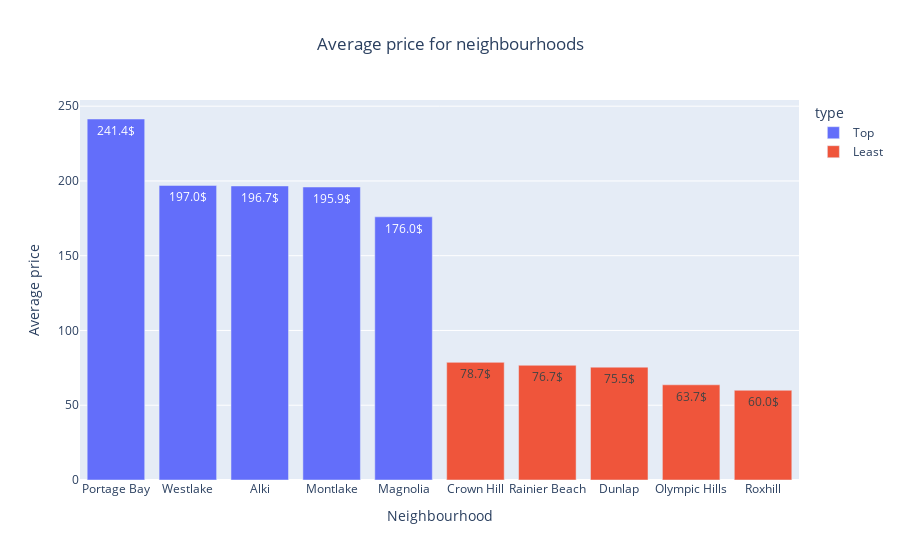

The notebook cell saved with this chart:
### Code cell
# select top and least 5 and concatenate them
top = price_nb.iloc[:5].copy()
top['type'] = 'Top'

less = price_nb.iloc[-5:].copy()
less['type'] = 'Least'

both = top.append(less)

fig = ex.bar(both, x='neighbourhood', y='price2', title='Average price for neighbourhoods', color='type', text=both['price2'].round(1).astype(str)+'$')
fig.update_layout(title_x=0.5, xaxis_title='Neighbourhood', yaxis_title='Average price')
fig

### Figure 1 — Plotly figure (JSON) as saved in the notebook; plotly's stock layout.template omitted (floating-point values rounded to 4 significant figures)
{"data": [{"alignmentgroup": "True", "hovertemplate": "type=Top<br>neighbourhood=%{x}<br>price2=%{y}<br>text=%{text}<extra></extra>", "legendgroup": "Top", "marker": {"color": "#636efa", "pattern": {"shape": ""}}, "name": "Top", "offsetgroup": "Top", "orientation": "v", "showlegend": true, "text": ["241.4$", "197.0$", "196.7$", "195.9$", "176.0$"], "textposition": "auto", "type": "bar", "x": ["Portage Bay", "Westlake", "Alki", "Montlake", "Magnolia"], "xaxis": "x", "y": [241.4, 197, 196.7, 195.9, 176], "yaxis": "y"}, {"alignmentgroup": "True", "hovertemplate": "type=Least<br>neighbourhood=%{x}<br>price2=%{y}<br>text=%{text}<extra></extra>", "legendgroup": "Least", "marker": {"color": "#EF553B", "pattern": {"shape": ""}}, "name": "Least", "offsetgroup": "Least", "orientation": "v", "showlegend": true, "text": ["78.7$", "76.7$", "75.5$", "63.7$", "60.0$"], "textposition": "auto", "type": "bar", "x": ["Crown Hill", "Rainier Beach", "Dunlap", "Olympic Hills", "Roxhill"], "xaxis": "x", "y": [78.67, 76.72, 75.46, 63.67, 60], "yaxis": "y"}], "layout": {"barmode": "relative", "legend": {"title": {"text": "type"}, "tracegroupgap": 0}, "title": {"text": "Average price for neighbourhoods", "x": 0.5}, "xaxis": {"anchor": "y", "domain": [0, 1], "title": {"text": "Neighbourhood"}}, "yaxis": {"anchor": "x", "domain": [0, 1], "title": {"text": "Average price"}}}}
